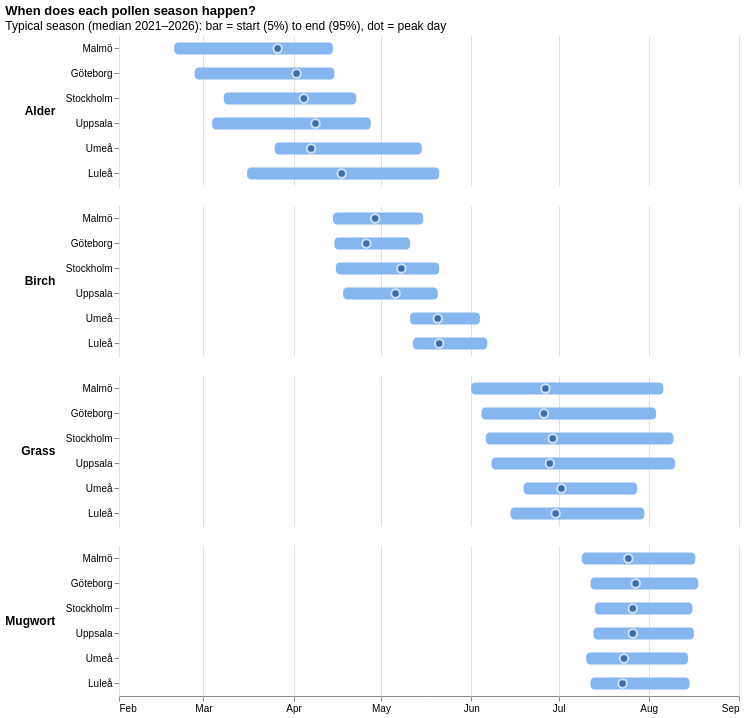

Write notebook code for a chart like this one.
### Code cell
base = alt.Chart(typical).encode(y=alt.Y("city:N", sort=CITIES, title=None))

bars = base.mark_bar(height=12, cornerRadius=4, color="#86b6ef").encode(
    x=alt.X("start:T", title=None,
            scale=alt.Scale(domain=["2000-02-01", "2000-09-01"]),
            axis=alt.Axis(format="%b", tickCount="month", gridColor="#e1e0d9")),
    x2="end:T",
    tooltip=["city:N", alt.Tooltip("start:T", format="%d %b"),
             alt.Tooltip("peak:T", format="%d %b"), alt.Tooltip("end:T", format="%d %b")],
)
peaks = base.mark_point(filled=True, size=70, color="#184f95", stroke="white", strokeWidth=2).encode(
    x="peak:T",
    tooltip=["city:N", alt.Tooltip("peak:T", format="%d %b", title="peak")],
)

(
    alt.layer(bars, peaks)
    .properties(width=620, height=150)
    .facet(row=alt.Row("pollen_type:N", sort=POLLEN, title=None,
                       header=alt.Header(labelFontWeight="bold", labelAngle=0, labelAlign="left", labelFontSize=12)))
    .properties(title=alt.Title("When does each pollen season happen?", fontWeight="bold",
                                subtitle="Typical season (median 2021–2026): bar = start (5%) to end (95%), dot = peak day"))
    .configure_view(stroke=None)
)

### Figure 1 — Vega-Lite specification as saved in the notebook (floating-point values rounded to 4 significant figures)
{"config": {"view": {"continuousWidth": 300, "continuousHeight": 300, "stroke": null}}, "data": {"name": "data-603f5c2dde4a1b2b9bbf7fbe1ea4d120"}, "facet": {"row": {"field": "pollen_type", "header": {"labelAlign": "left", "labelAngle": 0, "labelFontSize": 12, "labelFontWeight": "bold"}, "sort": ["Alder", "Birch", "Grass", "Mugwort"], "title": null, "type": "nominal"}}, "spec": {"layer": [{"mark": {"type": "bar", "color": "#86b6ef", "cornerRadius": 4, "height": 12}, "encoding": {"tooltip": [{"field": "city", "type": "nominal"}, {"field": "start", "format": "%d %b", "type": "temporal"}, {"field": "peak", "format": "%d %b", "type": "temporal"}, {"field": "end", "format": "%d %b", "type": "temporal"}], "x": {"axis": {"format": "%b", "gridColor": "#e1e0d9", "tickCount": "month"}, "field": "start", "scale": {"domain": ["2000-02-01", "2000-09-01"]}, "title": null, "type": "temporal"}, "x2": {"field": "end"}, "y": {"field": "city", "sort": ["Malmö", "Göteborg", "Stockholm", "Uppsala", "Umeå", "Luleå"], "title": null, "type": "nominal"}}}, {"mark": {"type": "point", "color": "#184f95", "filled": true, "size": 70, "stroke": "white", "strokeWidth": 2}, "encoding": {"tooltip": [{"field": "city", "type": "nominal"}, {"field": "peak", "format": "%d %b", "title": "peak", "type": "temporal"}], "x": {"field": "peak", "type": "temporal"}, "y": {"field": "city", "sort": ["Malmö", "Göteborg", "Stockholm", "Uppsala", "Umeå", "Luleå"], "title": null, "type": "nominal"}}}], "height": 150, "width": 620}, "title": {"text": "When does each pollen season happen?", "fontWeight": "bold", "subtitle": "Typical season (median 2021–2026): bar = start (5%) to end (95%), dot = peak day"}, "$schema": "https://vega.github.io/schema/vega-lite/v6.4.1.json", "datasets": {"data-603f5c2dde4a1b2b9bbf7fbe1ea4d120": [{"pollen_type": "Alder", "city": "Göteborg", "start": "2000-02-27T00:00:00", "peak": "2000-04-02T00:00:00", "end": "2000-04-15T00:00:00", "start_week": 8.5, "peak_week": 13.5, "end_week": 15.5}, {"pollen_type": "Alder", "city": "Luleå", "start": "2000-03-16T00:00:00", "peak": "2000-04-17T12:00:00", "end": "2000-05-21T00:00:00", "start_week": 11.0, "peak_week": 16.0, "end_week": 21.0}, {"pollen_type": "Alder", "city": "Malmö", "start": "2000-02-20T00:00:00", "peak": "2000-03-26T12:00:00", "end": "2000-04-14T12:00:00", "start_week": 7.5, "peak_week": 12.5, "end_week": 15.0}, {"pollen_type": "Alder", "city": "Stockholm", "start": "2000-03-08T00:00:00", "peak": "2000-04-04T12:00:00", "end": "2000-04-22T12:00:00", "start_week": 10.5, "peak_week": 14.0, "end_week": 16.5}, {"pollen_type": "Alder", "city": "Umeå", "start": "2000-03-25T12:00:00", "peak": "2000-04-07T00:00:00", "end": "2000-05-15T00:00:00", "start_week": 12.5, "peak_week": 14.5, "end_week": 19.5}, {"pollen_type": "Alder", "city": "Uppsala", "start": "2000-03-04T00:00:00", "peak": "2000-04-08T12:00:00", "end": "2000-04-27T12:00:00", "start_week": 9.5, "peak_week": 14.5, "end_week": 17.5}, {"pollen_type": "Birch", "city": "Göteborg", "start": "2000-04-15T00:00:00", "peak": "2000-04-26T00:00:00", "end": "2000-05-11T00:00:00", "start_week": 16.0, "peak_week": 17.0, "end_week": 19.0}, {"pollen_type": "Birch", "city": "Luleå", "start": "2000-05-12T00:00:00", "peak": "2000-05-21T00:00:00", "end": "2000-06-06T12:00:00", "start_week": 19.0, "peak_week": 21.0, "end_week": 23.0}, {"pollen_type": "Birch", "city": "Malmö", "start": "2000-04-14T12:00:00", "peak": "2000-04-29T00:00:00", "end": "2000-05-15T12:00:00", "start_week": 15.5, "peak_week": 18.0, "end_week": 20.0}, {"pollen_type": "Birch", "city": "Stockholm", "start": "2000-04-15T12:00:00", "peak": "2000-05-08T00:00:00", "end": "2000-05-21T00:00:00", "start_week": 15.5, "peak_week": 18.5, "end_week": 21.0}, {"pollen_type": "Birch", "city": "Umeå", "start": "2000-05-11T00:00:00", "peak": "2000-05-20T12:00:00", "end": "2000-06-04T00:00:00", "start_week": 19.0, "peak_week": 20.5, "end_week": 22.0}, {"pollen_type": "Birch", "city": "Uppsala", "start": "2000-04-18T00:00:00", "peak": "2000-05-06T00:00:00", "end": "2000-05-20T12:00:00", "start_week": 16.0, "peak_week": 18.5, "end_week": 20.5}, {"pollen_type": "Grass", "city": "Göteborg", "start": "2000-06-04T12:00:00", "peak": "2000-06-26T00:00:00", "end": "2000-08-03T12:00:00", "start_week": 22.5, "peak_week": 25.5, "end_week": 31.5}, {"pollen_type": "Grass", "city": "Luleå", "start": "2000-06-14T12:00:00", "peak": "2000-06-30T00:00:00", "end": "2000-07-30T12:00:00", "start_week": 24.0, "peak_week": 26.5, "end_week": 30.5}, {"pollen_type": "Grass", "city": "Malmö", "start": "2000-06-01T00:00:00", "peak": "2000-06-26T12:00:00", "end": "2000-08-06T00:00:00", "start_week": 22.0, "peak_week": 25.5, "end_week": 31.5}, {"pollen_type": "Grass", "city": "Stockholm", "start": "2000-06-06T00:00:00", "peak": "2000-06-29T00:00:00", "end": "2000-08-09T12:00:00", "start_week": 22.5, "peak_week": 26.0, "end_week": 32.0}, {"pollen_type": "Grass", "city": "Umeå", "start": "2000-06-19T00:00:00", "peak": "2000-07-02T00:00:00", "end": "2000-07-28T00:00:00", "start_week": 24.5, "peak_week": 27.0, "end_week": 30.0}, {"pollen_type": "Grass", "city": "Uppsala", "start": "2000-06-08T00:00:00", "peak": "2000-06-28T00:00:00", "end": "2000-08-10T00:00:00", "start_week": 23.5, "peak_week": 26.0, "end_week": 32.0}, {"pollen_type": "Mugwort", "city": "Göteborg", "start": "2000-07-12T00:00:00", "peak": "2000-07-27T12:00:00", "end": "2000-08-18T00:00:00", "start_week": 28.0, "peak_week": 30.0, "end_week": 33.5}, {"pollen_type": "Mugwort", "city": "Luleå", "start": "2000-07-12T00:00:00", "peak": "2000-07-23T00:00:00", "end": "2000-08-15T00:00:00", "start_week": 28.0, "peak_week": 29.5, "end_week": 33.0}, {"pollen_type": "Mugwort", "city": "Malmö", "start": "2000-07-09T00:00:00", "peak": "2000-07-25T00:00:00", "end": "2000-08-17T00:00:00", "start_week": 28.0, "peak_week": 30.0, "end_week": 33.0}, {"pollen_type": "Mugwort", "city": "Stockholm", "start": "2000-07-13T12:00:00", "peak": "2000-07-26T12:00:00", "end": "2000-08-16T00:00:00", "start_week": 28.0, "peak_week": 30.5, "end_week": 33.0}, {"pollen_type": "Mugwort", "city": "Umeå", "start": "2000-07-10T12:00:00", "peak": "2000-07-23T12:00:00", "end": "2000-08-14T12:00:00", "start_week": 28.0, "peak_week": 30.0, "end_week": 33.0}, {"pollen_type": "Mugwort", "city": "Uppsala", "start": "2000-07-13T00:00:00", "peak": "2000-07-26T12:00:00", "end": "2000-08-16T12:00:00", "start_week": 28.0, "peak_week": 30.0, "end_week": 33.0}]}}
